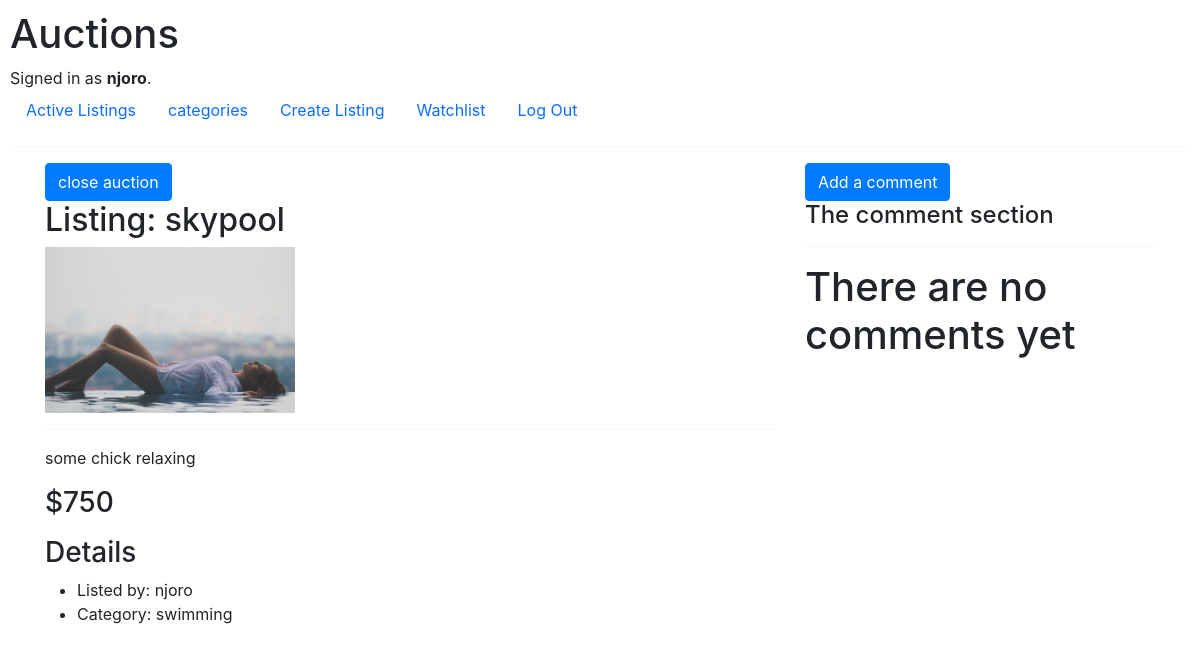
The app's page /listings/4 (signed in), older data.
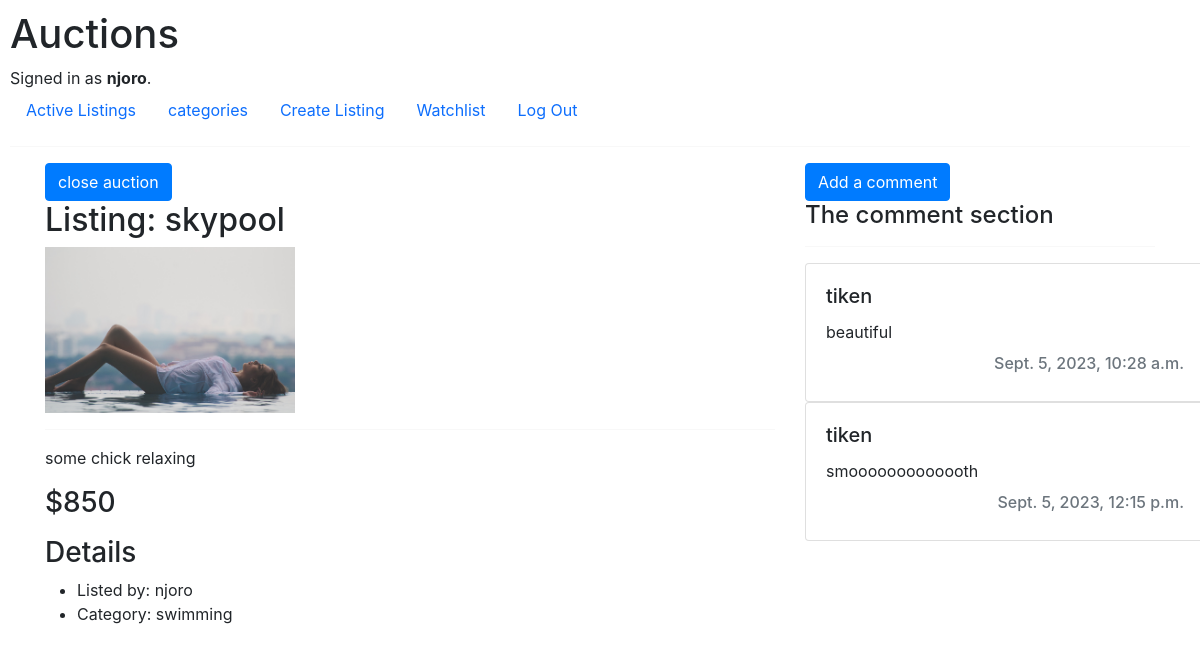
The same page, newer data.
### auctions/models.py (models this page shows)
class User(AbstractUser):
    pass

class auction_listing(models.Model):
    creator = models.ForeignKey(User, on_delete=models.CASCADE)
    title = models.CharField(max_length=100)
    description = models.TextField()
    min_bid = models.IntegerField()
    category = models.CharField(max_length=100)
    image_url = models.URLField(max_length=500)
    timestamp = models.DateTimeField(auto_now_add=True)
    bid_open = models.BooleanField(default=True)
    def __str__(self):
        return f"{self.title} id:{self.id} time: {self.timestamp.strftime('%B %d, %Y %H:%M:%S')}"

class comments(models.Model):
    commenter = models.ForeignKey(User, on_delete=models.CASCADE)
    product = models.ForeignKey(auction_listing, on_delete=models.CASCADE)
    the_comment = models.TextField(max_length=250)
    timestamp = models.DateTimeField(auto_now_add=True)

### auctions/views.py (the view)
# urls.py: path("listings/<int:obj_id>", views.listing, name="listings"),
def listing(request, obj_id):
    listing = auction_listing.objects.get(id=obj_id)
    print("----------------listing--------------")
    print(listing)
    print(listing.id)
    print("--------------bid print with id----------------------")
    bid_queryset = bids.objects.filter(product=listing)
    bid_ids = [bid.id for bid in bid_queryset]
    print(bid_ids)
    print("-------------------------------------")
    form = bidForm()
    comments_form = commentsForm()
    print("-----------comment section-----------")
    comment_section = False
    if comments.objects.filter(product=listing):
        comment_section = comments.objects.filter(product=listing)
    print(comments.objects.all())
    print("-----------------------------------------")
    watching = False
    if watchlist.objects.all() is not None:
        if watchlist.objects.filter(watcher=request.user, product=listing):
            watching = True
    creator = False
    if request.user == listing.creator:
        creator = True
    is_bid_open = listing.bid_open
    winner = None
    user_winner = None
    message = None
    paid = None
    max_bidder = None
    mpesa_form = mpesaForm()
    if not is_bid_open:
        winning_bid = max([bid.bid_amount for bid in bid_queryset])
        winner_bid = bids.objects.filter(bid_amount=winning_bid)
        for win in winner_bid:
            winner = win.bidder
    if bids.objects.filter(product=listing):
        largest_bid = max([bid.bid_amount for bid in bid_queryset])
        largest_bidder = bids.objects.filter(bid_amount=largest_bid)
        for large_bidder in largest_bidder:
            if large_bidder.bidder != creator:
                max_bidder = large_bidder.bidder
    if request.user == winner:
        user_winner = True
    paid_prod = mpesa.objects.filter(product=listing)
    if paid_prod:
        paid = True
    num_of_bids = len(bid_ids)
    max_bid = max([bid.bid_amount for bid in bid_queryset])
    print("-----max-----", max_bid)
    return render(request, "auctions/listing.html", {
        "listing": listing,
        "max_bid": max_bid,
        "watching": watching,
        "creator": creator,
        "winner": winner,
        "user_winner": user_winner,
        "max_bidder": max_bidder,
        "mpesa_form": mpesa_form,
        "paid": paid,
        "is_bid_open": is_bid_open,
        "num_of_bids": num_of_bids,
        "the_comments": comment_section,
        "form": form,
        "comment_form": comments_form
    })

### auctions/templates/auctions/listing.html (shortened to what this page needs)
{% extends "auctions/layout.html" %}
{% load static %}
{% block body %}
{% if listing %}
    <div class="row align-items-start">
        <div class="col-8">
            {% if is_bid_open %}
                {% if creator %}
                        <form action="{% url 'close_auction' listing.id %}" id="listingStatus" method="post">
                            <button type="submit" class="btn btn-primary">close auction</button>
                        </form>
                    {% elif watching %}
                        <form action="{% url 'rmv_from_watchlist' listing.id %}" id="watchlistForm" method="post">
                            {% csrf_token %}
                            <button type="submit" class="btn btn-primary">remove from watchlist</button>
                        </form>
                    {% else %}
                        <form action="{% url 'item_watchlist' listing.id %}" id="watchlistForm" method="post">
                            {% csrf_token %}
                            <button type="submit" class="btn btn-primary">add to watchlist</button>
                        </form>
                {% endif %}
            {% else %}
                {% if creator %}
                    <h1 class="text-center btn btn-primary">you closed the auction</h1>
                {% else %}
                    <h1 class="text-center btn btn-primary">the auction is closed</h1>
                {% endif %}
            {% endif %}
            <h2>Listing: {{ listing.title }}</h2>
            <img src="{% static 'auctions/' %}{{listing.title}}.jpg" alt="{{ listing.image_url }}" class="img-fluid pic"><br>
            <hr>
            <p>{{ listing.description }}</p>
            <h3><p>${{ max_bid }} </p></h3>
            <h3>Details</h3>
            <ul>
                <li>Listed by: {{listing.creator}}</li>
                <li>Category: {{listing.category}}</li>
            </ul>
        </div>
        <div class="col-4 second">
            <button type="button" class="btn btn-primary" data-bs-toggle="modal" data-bs-target="#exampleModal">
                Add a comment
            </button>
            <h4>The comment section</h4>
            <hr>
            {% if the_comments %}
            {% for a_comment in the_comments %}
            <div class="card" style="width: 25rem;">
                <div class="card-body">
                    <h5 class="card-title">{{ a_comment.commenter }}</h5>
                    <p class="p_comments">{{ a_comment.the_comment }}</p>
                    <h6 class="card-subtitle mb-2 text-muted timestamp">{{ a_comment.timestamp }}</h6>
                </div>
            </div>
            {% endfor %}
            {% else %}
                <h1>There are no comments yet</h1>
            {% endif %}
        </div>
        {% else %}
            <h1 class="text-center" >Product Not Found</h1>
    </div>
{% endif %}
{% endblock %}

### auctions/templates/auctions/layout.html (shortened to what this page needs)
{% load static %}
<!DOCTYPE html>
<html lang="en">
    <head>
        <link rel="stylesheet" href="https://stackpath.bootstrapcdn.com/bootstrap/4.4.1/css/bootstrap.min.css">
        <link href="{% static 'auctions/styles.css' %}" rel="stylesheet">
        {% include 'auctions/bootstrap.html' %}
    </head>
    <body>
        <h1>Auctions</h1>
        <div>
            {% if user.is_authenticated %}
                Signed in as <strong>{{ user.username }}</strong>.
            {% else %}
                Not signed in.
            {% endif %}
        </div>
        <ul class="nav">
            <li class="nav-item">
                <a class="nav-link" href="{% url 'index' %}">Active Listings</a>
            </li>
            <li class="nav-item">
                <a class="nav-link" href="{% url 'categories' %}">categories</a>
            </li>
            {% if user.is_authenticated %}
                <li class="nav-item">
                    <a class="nav-link" href="{% url 'create_listing' %}">Create Listing</a>
                </li>
                <li class="nav-item">
                    <a class="nav-link" href="{% url 'my_watchlist' %}">Watchlist</a>
                </li>
                <li class="nav-item">
                    <a class="nav-link" href="{% url 'logout' %}">Log Out</a>
                </li>
            {% endif %}
        </ul>
        <hr>
        <div class="container">
            {% block body %}
            {% endblock %}
        </div>
    </body>
</html>

### auctions/templates/auctions/bootstrap.html (shortened to what this page needs)
        <link href="https://cdn.jsdelivr.net/npm/bootstrap@5.3.0-alpha3/dist/css/bootstrap.min.css" rel="stylesheet">
        <link href="https://cdn.jsdelivr.net/npm/bootstrap@5.3.0/dist/css/bootstrap.min.css" rel="stylesheet">
        <link rel="stylesheet" href="https://maxcdn.bootstrapcdn.com/bootstrap/4.5.2/css/bootstrap.min.css">

### auctions/static/auctions/styles.css (style rules this page uses)
body { padding: 10px; background-color: green; }
.pic { width: 250px; }
.p_comments, h5 { text-align: left; }
.timestamp { text-align: right; }

Row changes from the older to the newer data that the page shows:
added comments: commenter "tiken", the_comment "beautiful", timestamp "Sept. 5, 2023, 10:28 a.m."
added comments: commenter "tiken", the_comment "smooooooooooooth", timestamp "Sept. 5, 2023, 12:15 p.m."
Text that changed along with them:
{{ max_bid }}: "750" → "850"
text no longer shown: "There are no comments yet"
